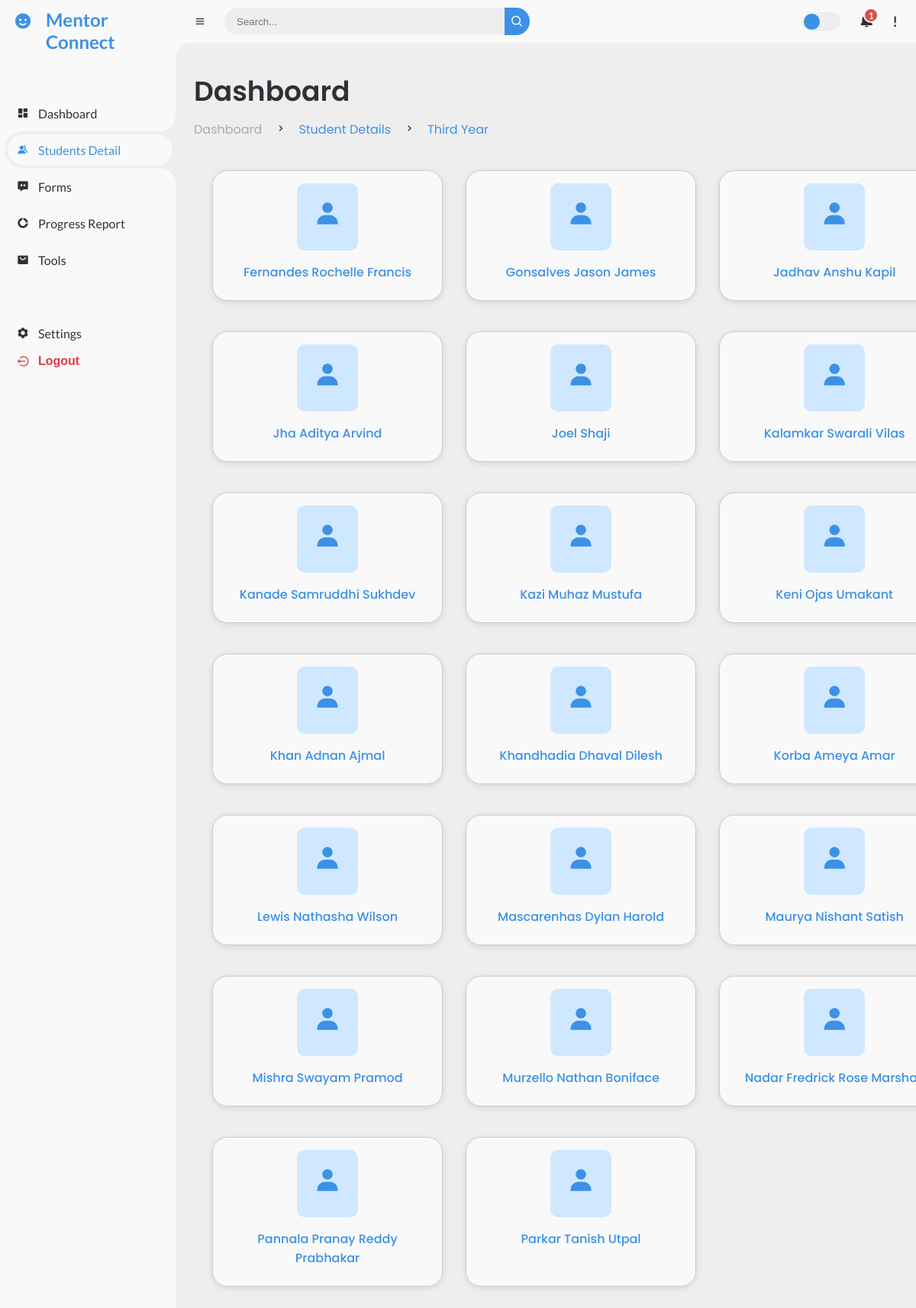
/student_detail/TE, run on the app's committed database.
### mentor/models.py (models this page shows, shortened)
class Student(models.Model):
    name = models.CharField(max_length=100)
    gender = models.CharField(max_length=10)
    year = models.CharField(max_length=10)  # SE, TE, etc.
    semester = models.IntegerField()  # Sem value
    roll_number = models.CharField(max_length=10)  # Roll number from CSV
    branch = models.CharField(max_length=50)  # Branch like CE, IT, etc.
    division = models.CharField(max_length=1)  # Div value (e.g., B)
    token = models.CharField(max_length=100, null=True, blank=True)
    token_created_at = models.DateTimeField(null=True, blank=True)

### mentor/views.py (the view)
# urls.py: path('student_detail/TE', views.TE, name='TE'),
def TE(request):
    te_students = Student.objects.filter(year__iexact="TE ")
    mentor = request.user
    context = {
        'student_count': te_students.count(),
        'students': te_students,
        'student_names': [student.name for student in te_students],
        'mentor': mentor,
    }
    return render(request, 'te.html', context)

### templates/te.html (shortened to what this page needs)
{% extends 'base.html' %}
{% block content %}
<div class="head-title">
  <div class="left">
      <h1>Dashboard</h1>
      <ul class="breadcrumb">
          <li>
              <a href="#">Dashboard</a>
          </li>
          <li><i class='bx bx-chevron-right'></i></li>
          <li>
              <a class="active" href="/student_detail">Student Details</a>
          </li>
          <li><i class='bx bx-chevron-right'></i></li>
          <li>
              <a class="active" href="#">Third Year</a>
          </li>
      </ul>
      <div class="student-list">
        {% for student in students %}
            <div class="student-item">
                <div class="bx">
                    <i class='bx bxs-user'></i>
                </div>
                <a href="javascript:void(0);">{{ student.name }}</a>
            </div>
        {% empty %}
            <div>No students available</div>
        {% endfor %}
    </div>
  </div>
</div>
{% endblock %}

### static/CSS/mentor_dashboard.css (style rules this page uses)
* { margin: 0; padding: 0; box-sizing: border-box; }
a { text-decoration: none; }
li { list-style: none; }
:root { --poppins: "Poppins", sans-serif; --lato: "Lato", sans-serif; --light: #f9f9f9; --blue: #3c91e6; --light-blue: #cfe8ff; --grey: #eee; --dark-grey: #aaaaaa; --dark: #342e37; --red: #db504a; --yellow: #ffce26; --light-yellow: #fff2c6; --orange: #fd7238; --light-orange: #ffe0d3; }
html { overflow-x: hidden; }
body { background: var(--grey); overflow-x: hidden; }
#content main .head-title { display: flex; align-items: center; justify-content: space-between; grid-gap: 16px; flex-wrap: wrap; }
#content main .head-title .left h1 { font-size: 36px; font-weight: 600; margin-bottom: 10px; color: var(--dark); }
#content main .head-title .left .breadcrumb { display: flex; align-items: center; grid-gap: 16px; }
#content main .head-title .left .breadcrumb li { color: var(--dark); }
#content main .head-title .left .breadcrumb li a { color: var(--dark-grey); pointer-events: none; }
#content main .head-title .left .breadcrumb li a.active { color: var(--blue); pointer-events: unset; }
ul { list-style-type: none; padding: 0; margin: 0; }
.student-item { position: relative; margin: 5px auto; padding: 5px; background-color: var(--light-blue); border: 1px solid #ccc; border-radius: 5px; transition: background-color 0.3s, transform 0.3s; z-index: 1; width: 50%; text-align: left; }
.student-item a { text-decoration: none; color: #333; font-weight: bold; }

### templates/te.html (style rules this page uses)
#content main .head-title { display: flex; align-items: center; justify-content: space-between; grid-gap: 16px; flex-wrap: wrap; }
#content main .head-title .left h1 { font-size: 36px; font-weight: 600; margin-bottom: 10px; color: var(--dark); }
#content main .head-title .left .breadcrumb { display: flex; align-items: center; grid-gap: 16px; }
#content main .head-title .left .breadcrumb li { color: var(--dark); }
#content main .head-title .left .breadcrumb li a { color: var(--dark-grey); pointer-events: none; }
#content main .head-title .left .breadcrumb li a.active { color: var(--blue); pointer-events: unset; }
.student-list { width: 110%; display: grid; grid-template-columns: repeat(3, 1fr); grid-gap: 30px; margin-top: 36px; padding: 0 24px; }
.student-item { padding: 24px; background: var(--light); border-radius: 20px; display: flex; flex-direction: column; align-items: center; text-align: center; box-shadow: 0 2px 8px rgba(0, 0, 0, 0.1); transition: transform 0.2s ease-in-out; width: 100%; max-width: 100%; }
.student-item .bx { width: 80px; height: 80px; border-radius: 10px; font-size: 36px; display: flex; justify-content: center; align-items: center; margin-bottom: 16px; background: var(--light-blue); color: var(--blue); }
.student-item a { text-decoration: none; color: var(--blue); font-weight: 500; }

### data on the page
Student: name "Fernandes Rochelle Francis"
Student: name "Gonsalves Jason James"
Student: name "Jadhav Anshu Kapil"
Student: name "Jha Aditya Arvind"
Student: name "Joel Shaji"
Student: name "Kalamkar Swarali Vilas"
Student: name "Kanade Samruddhi Sukhdev"
Student: name "Kazi Muhaz Mustufa"
Student: name "Keni Ojas Umakant"
Student: name "Khan Adnan Ajmal"
Student: name "Khandhadia Dhaval Dilesh"
Student: name "Korba Ameya Amar"
Student: name "Lewis Nathasha Wilson"
Student: name "Mascarenhas Dylan Harold"
Student: name "Maurya Nishant Satish"
Student: name "Mishra Swayam Pramod"
Student: name "Murzello Nathan Boniface"
Student: name "Nadar Fredrick Rose…"
Student: name "Pannala Pranay Reddy Prabhakar"
Student: name "Parkar Tanish Utpal"
